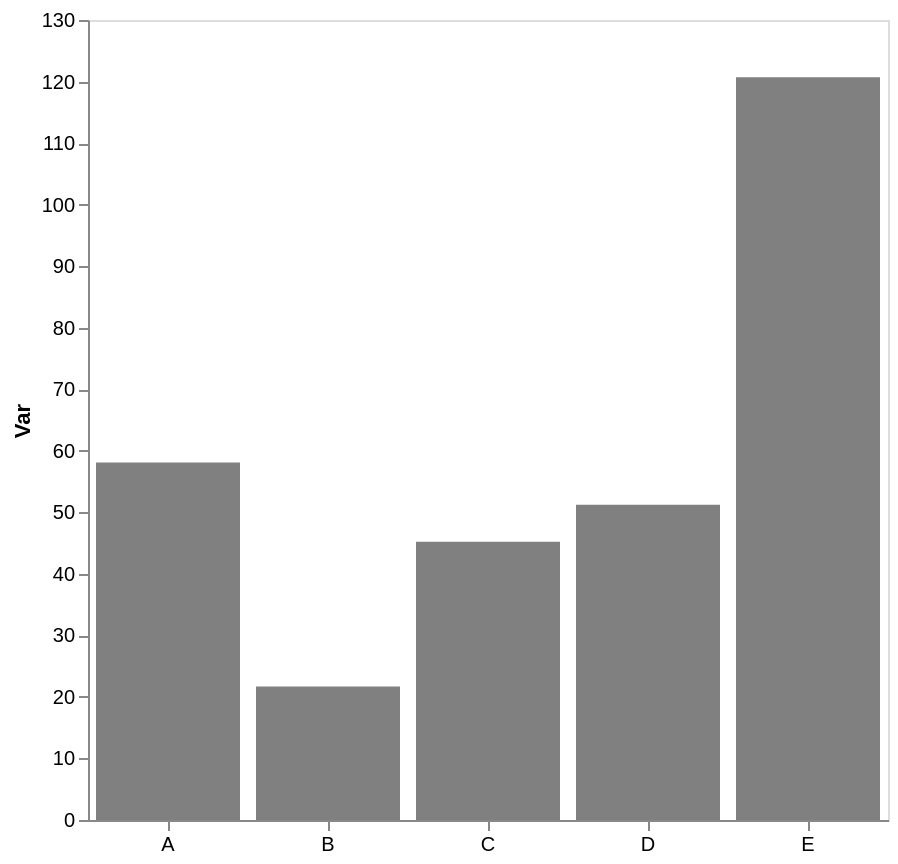

The Vega-Lite source for this figure:
### Vega-Lite specification from a JSON file in a GitHub repository (floating-point values rounded to 4 significant figures)
{"config": {"view": {"continuousWidth": 300, "continuousHeight": 300}, "axis": {"grid": false}, "bar": {"color": "gray"}}, "data": {"name": "data-32da8d9bc05f6fa9a64260ba7df8bb5a"}, "mark": {"type": "bar"}, "encoding": {"x": {"axis": {"labelAngle": 0, "title": null}, "field": "cat", "type": "nominal"}, "y": {"aggregate": "mean", "axis": {"title": "Var"}, "field": "var1", "type": "quantitative"}}, "height": 400, "width": 400, "$schema": "https://vega.github.io/schema/vega-lite/v5.17.0.json", "datasets": {"data-32da8d9bc05f6fa9a64260ba7df8bb5a": [{"cat": "C", "var1": 38.36, "var2": 47.77}, {"cat": "C", "var1": 49.13, "var2": 48.78}, {"cat": "B", "var1": 22.35, "var2": 60.76}, {"cat": "E", "var1": 120.7, "var2": 49.92}, {"cat": "B", "var1": 23.89, "var2": 40.57}, {"cat": "A", "var1": 55.14, "var2": 57.93}, {"cat": "D", "var1": 58.32, "var2": 40.56}, {"cat": "C", "var1": 28.78, "var2": 50.86}, {"cat": "D", "var1": 44.15, "var2": 33.02}, {"cat": "A", "var1": 61.03, "var2": 32.21}, {"cat": "C", "var1": 64.64, "var2": 57.23}, {"cat": "B", "var1": 18.84, "var2": 67.15}]}}
